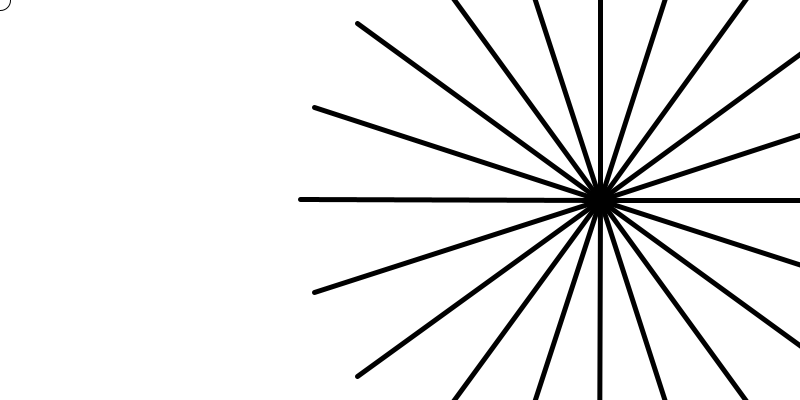
Frame 1 (no input)
Frame 60 (the mouse pressed at the canvas centre just before this capture): identical to frame 1, image omitted
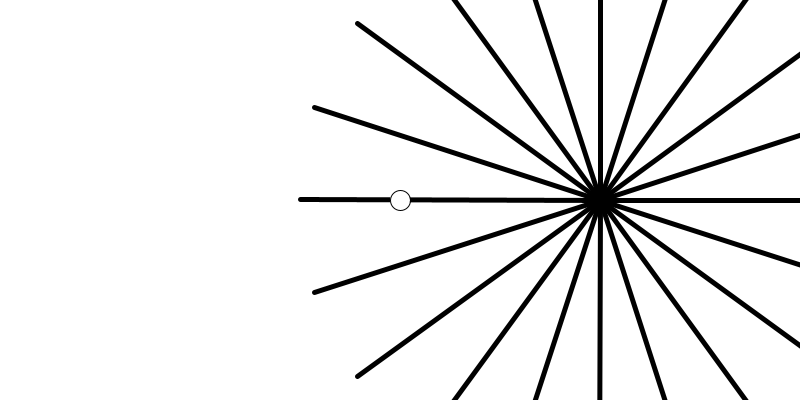
Frame 120 (the mouse held since frame 60 and released just before this capture)

The Processing sketch that drew these frames (run headless with seeded random() and noise(); from frame 60 on, the mouse is pressed at the canvas centre):

// Processing sketch: sketch_230606a_repetcion_radial
// ── sketch_230606a_repetcion_radial.pde

void setup() {
  size(800, 400);
}

void draw() {
  background(255);
  push();
  translate(400+200, 200);
  //invocación:
  dibujaPuntosDeFuga();
  pop();
  circle( mouseX,mouseY,20);
}

// ── funcion_dibujo.pde
//declaracion de la funcion que realiza el dibujo:

void dibujaPuntosDeFuga(){
  push();
  strokeWeight(5);
  for( int i=0 ; i<20 ; i++ ) {
    line(0, 0, 300, 0);
    rotate( TWO_PI/20 );
  }
  pop();
}
